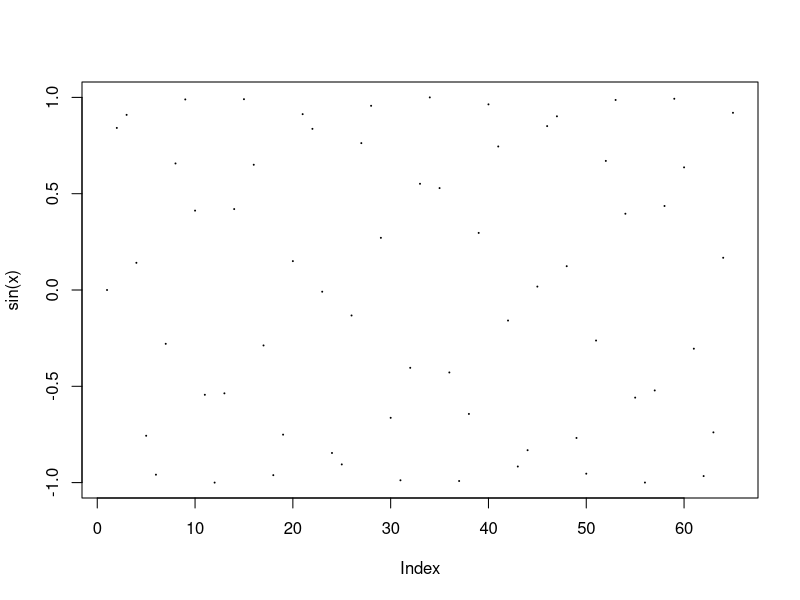
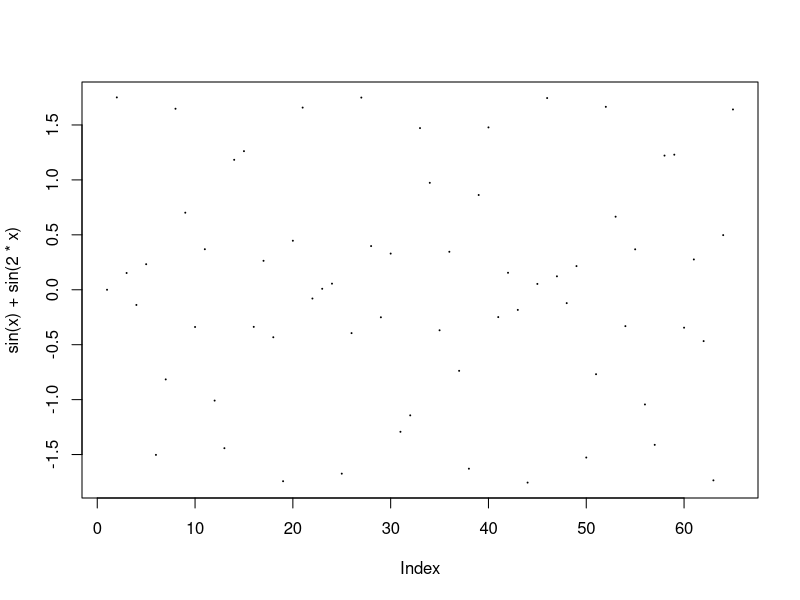
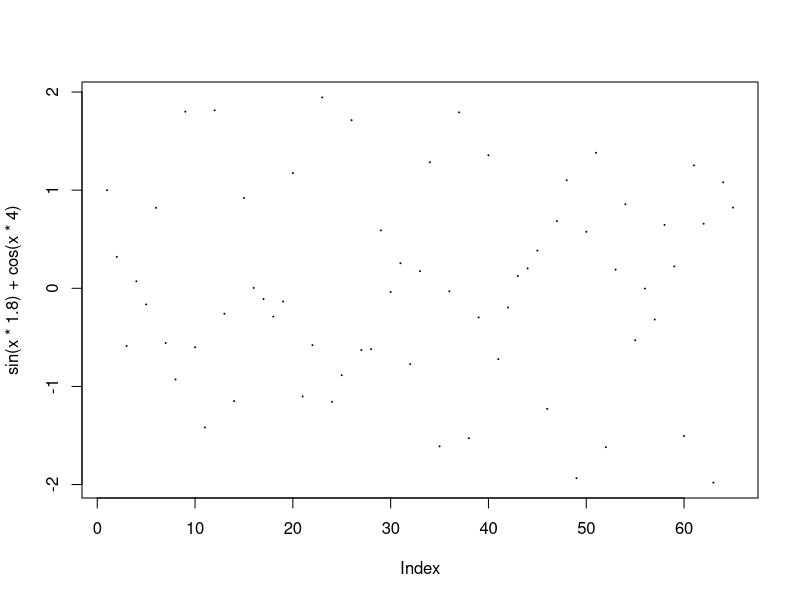
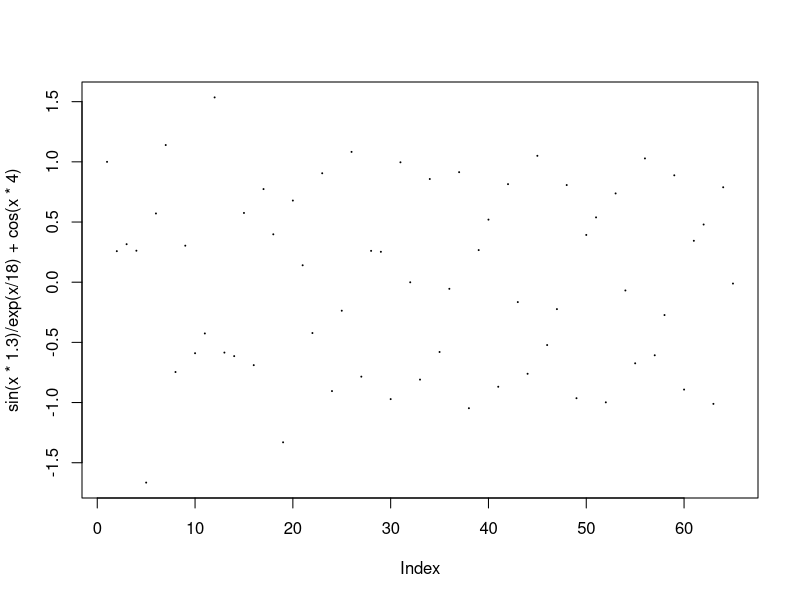
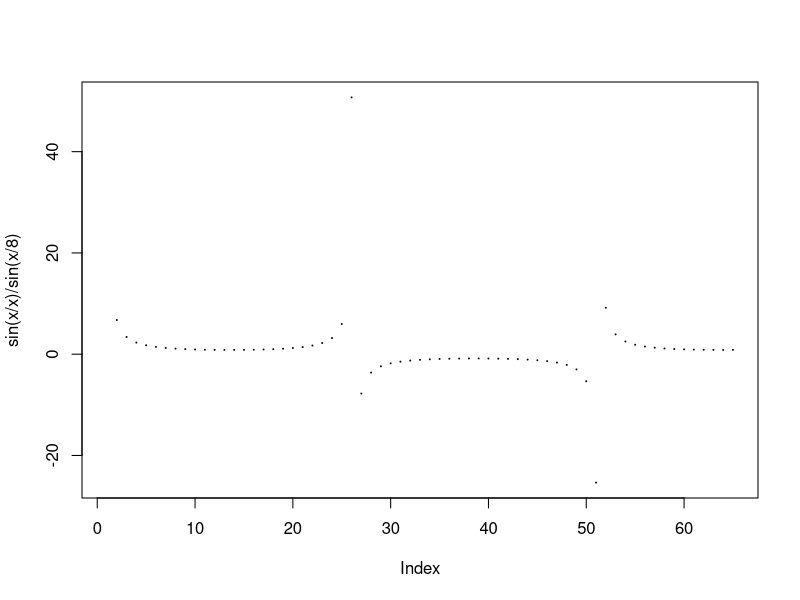
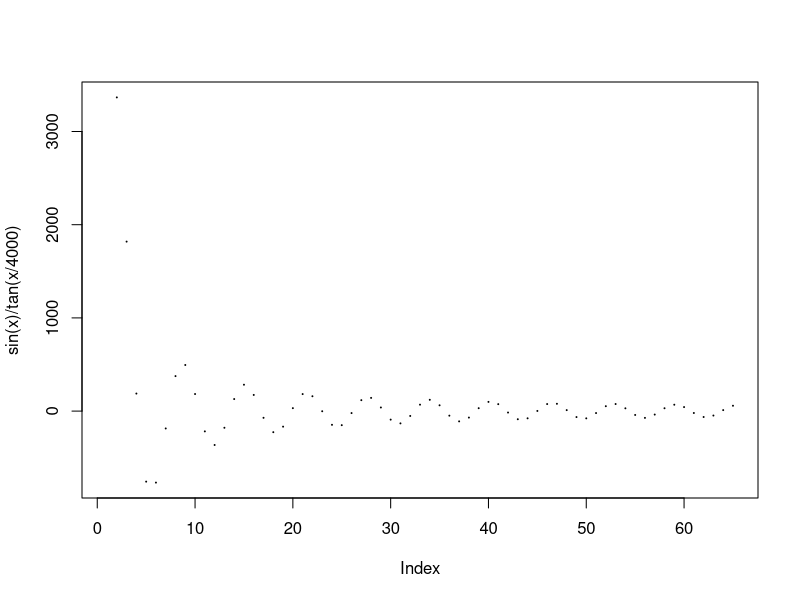
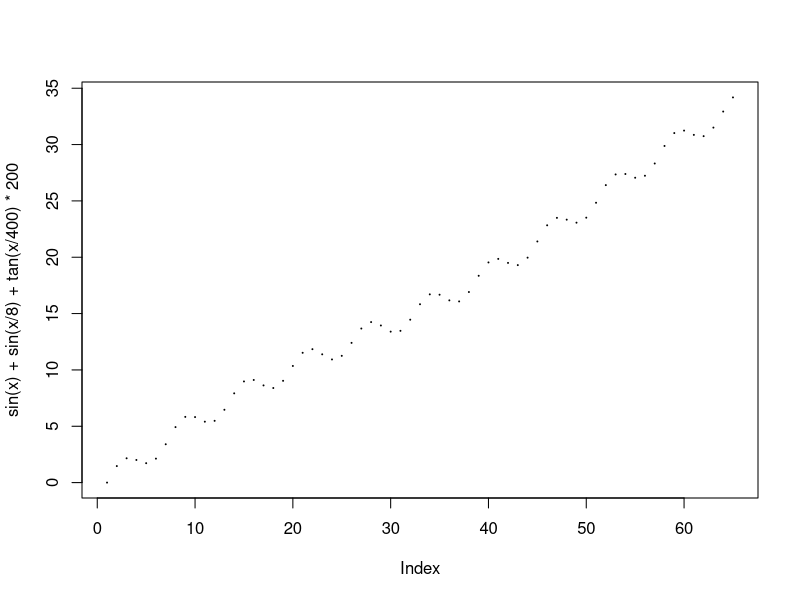
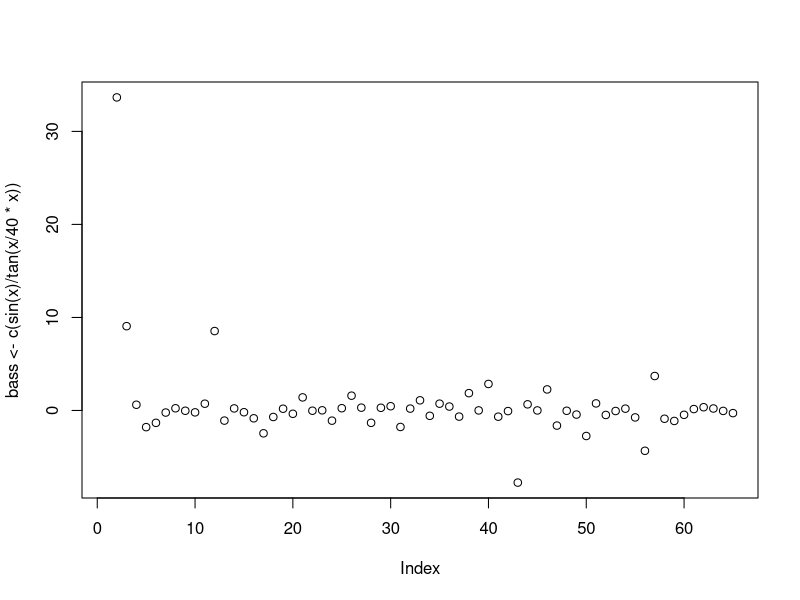

Write the R code that produced these figures, in order.
x <- seq(0,64, 1)

plot(sin(x), cex=0.1)
plot(sin(x)+sin(2*x), cex=0.1)

plot(sin(x*1.8)+cos(x*4), cex=0.1)
plot(sin(x*1.3)/exp(x/18)+cos(x*4), cex=0.1) ## expo negativo y sin
plot(sin(x/x)/sin(x/8), cex=0.1)

## bass
plot(sin(x)/tan(x/4000), cex=0.1) ## estable
plot(sin(x)+sin(x/8)+tan(x/400)*200, cex=0.1)


## write file
plot(bass <- c(sin(x)/tan(x/40*x))) ## getting down
plot(bass <- c(x*sin(x)/exp(x*x)*10000)) ## sigmoid alike

## fabs
plot(bass <- c(sin(x)/tan(x*40))*5000)
plot(line2 <- c(sin(x/10)/sin(x*2)*4000), col="blue")

## S1 
plot(bass <- c(cos(x/16)*100), col="red")
plot(line2 <- c(sin(x/10)/sin(x*2)*4000), col="blue")
plot(line3 <- c(sin(x)+sin(x*x)*1024), col="brown")

## s1b
plot(bass <- c(cos(x/16)*2000), col="red")
plot(line2 <- c(sin(x/10)/sin(x*2)*4000), col="blue")
plot(line3 <- c(sin(x)+sin(x*x)*1024), col="brown")

## S2 // new test
plot(bass <- c(sin(x/16)+sin(x/16)*100), col="red")
plot(line2 <- c(sin(x/10)/sin(x*4)*100), col="blue")
plot(line3 <- c(4*sin(x/10)+sin(x*2)*100), col="brown")

## S3 air // new test 
plot(bass <- c(20+tan(x/2)+tan(x*2)*10), col="red")
plot(line2 <- c(sin(x)+tan(x*10)*100), col="blue")
plot(line3 <- c(sin(x/10)+sin(x/8)*500), col="brown")

## S4
plot(bass <- c(sin(x/10)*10),  col="red") 
plot(line2 <- c(sin(x/210)+sin(2*x/10)*1000), col="blue")
plot(line3 <- c(sin(x/10)+sin(x*2)*tan(x/10)*1000), col="brown")

## Sx test ERR:no cambia
curve(bass <- c(sin(x)*10),  col="red", from=0, to=1000) 
curve(line2 <- c(sin(x/210)+sin(2*x/10)*10), add=TRUE, col="blue")
plot(line3 <- c(1000+tan(x/4)*1000,  col="brown"))


## fav
plot(bass <- c(cos(x/32)*55), col="red")
plot(line2 <- c(220+sin(x/2)*110), col="blue")
plot(line3 <- c(440+sin(x)/10000), col="brown")

## steady lines
plot(bass <- c(100+sin(x/100),  col="red"))
plot(line2 <- c(sin(x/210)+sin(2*x/10)*1000), col="blue")
plot(line3 <- c(440+sin(x)/10000), col="brown")

curve(sin(x)-sin(x)) # reset graph

write(bass, file="bass.txt", ncolumns=1)
write(line2, file="line2.txt", ncolumns=1)
write(line3, file="line3.txt", ncolumns=1)


